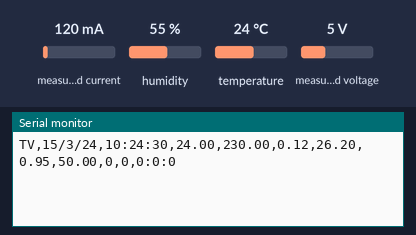
Bench run of a sketch on a simulated Arduino Uno, built with avr-gcc and run on an emulated ATmega328P. On the bench: the last lines printed to the serial monitor. Inputs (shaded band) come from the test bench; at power-on: measured current 120 mA, temperature 24 °C, measured voltage 5 V, humidity 55 %. The local clock reads 2024-03-15 10:24:30 at power-on unless the sketch sets it.

Above: at 1.2 s.
1.3 s: measured current set to 40 mA
4.5 s: temperature set to 12 °C
At 6.4 s:
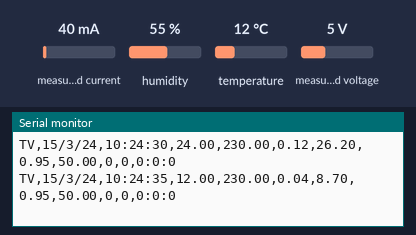
7.7 s: measured voltage set to 0.3 V
10.9 s: temperature set to 19 °C
At 12.3 s:
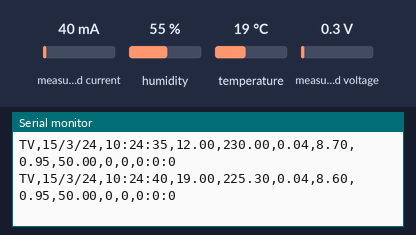
14.1 s: measured current set to 500 mA
At 16.9 s:
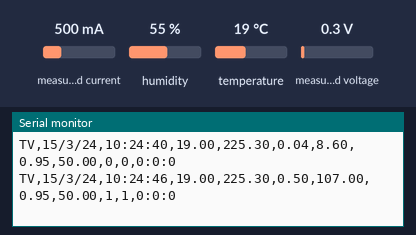
Timing chart, 0 to 18.3 s (numbered marks = the images above; inputs shaded):
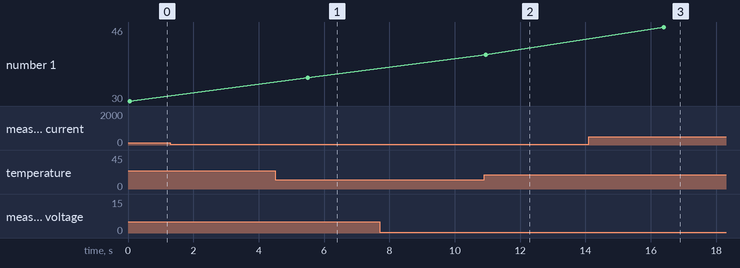

The sketch:

TV.ino
```cpp
#include <Wire.h>
#include <RTC.h>

static DS3231 RTC;

#include "DHT.h"
#define DHTPIN1 9
#define DHTTYPE DHT22

DHT dht1(DHTPIN1, DHTTYPE);

#include <PZEM004Tv30.h>
PZEM004Tv30 pzem(10, 11);


int tvon=0;
int tt=1;
int tvcnt=0;
int f1=1;
int ontime=0, csc=0, psc=0;
int onmn=0, onhr=0;
int pday;

void setup()
{
  Serial.begin(9600);
  RTC.begin();
  dht1.begin();
  pday=RTC.getDay();

//  RTC.setHourMode(CLOCK_H24);
//  RTC.setDateTime(__DATE__, __TIME__);
//  RTC.startClock();

}

void loop()
{
  int dt=RTC.getDay();
  int mt=RTC.getMonth();
  int yr=RTC.getYear()-2000;
  int hr=RTC.getHours();
  int mn=RTC.getMinutes();
  int sc=RTC.getSeconds();

    String d,t, contime;
    d=String(dt)+"/"+String(mt)+"/"+String(yr);
    t=String(hr)+":"+String(mn)+":"+String(sc);

    float tmp1 = dht1.readTemperature();
    float voltage = pzem.voltage();
    float current = pzem.current();
    float power = pzem.power();
    float pf = pzem.pf();
    float frequency = pzem.frequency();


    if(current>=0.2)
    {
      tvon=1;
    }
    else if(current<0.2)
    {
      tvon=0;
    }

    if(tvon==1 && tt==1)
  {
    tt=0;
    tvcnt++;
  }
  if(tvon==0)
  {
   tt=1;
   f1=1;
  }
///////////

    if(tvon==1)
    {
      if(f1==1)
      {
      f1=0;
      psc=sc;
      }

      csc=sc;

      if(csc < psc)
      {
        ontime += (60+csc)-psc;
      }
      else if(csc >= psc)
      {
        ontime += (csc-psc);
      }

      if(ontime >= 60)
      {
        onmn++;
        ontime=ontime-60;
      }

      if(onmn >= 60)
      {
        onhr++;
        onmn=onmn-60;
      }

      psc=csc;
    }

    if(pday != dt)
    {
      onhr=0;
      onmn=0;

      if(tvon==1) tvcnt=1;
      else tvcnt=0;

      pday=dt;
      ontime=0;
    }

  contime=String(onhr)+":"+String(onmn)+":"+String(ontime);
    /////////////////

    Serial.print("TV");
    Serial.print(",");
    Serial.print(d);
    Serial.print(",");
    Serial.print(t);
    Serial.print(",");
    Serial.print(tmp1);
    Serial.print(",");
    Serial.print(voltage);
    Serial.print(",");
    Serial.print(current);
    Serial.print(",");
    Serial.print(power);
    Serial.print(",");
    Serial.print(pf);
    Serial.print(",");
    Serial.print(frequency);
    Serial.print(",");
    Serial.print(tvon);
    Serial.print(",");
    Serial.print(tvcnt);
    Serial.print(",");
//    Serial.print(onhr);
//    Serial.print(",");
//    Serial.print(onmn);
//    Serial.print(",");
    Serial.println(contime);


    unsigned long int pre = millis();;
    while(millis()-pre < 5000)
    {
      delay(490);
    }


}
```

Measured:
- after the input at 4.5 s, the serial monitor: prints a new line after 1.0 s (image 1)
- after the input at 10.9 s, the serial monitor: prints a new line after 0.05 s (image 2)
- after the input at 14.1 s, the serial monitor: prints a new line after 2.3 s (image 3)
